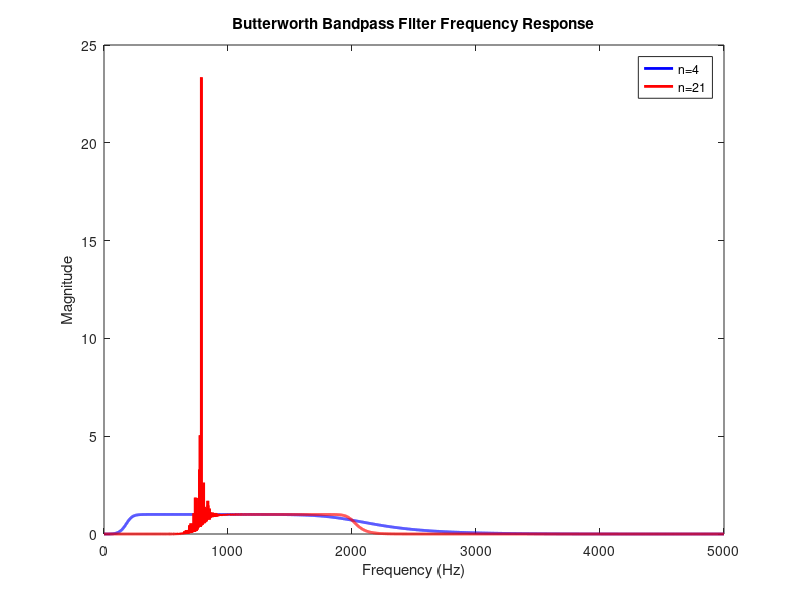
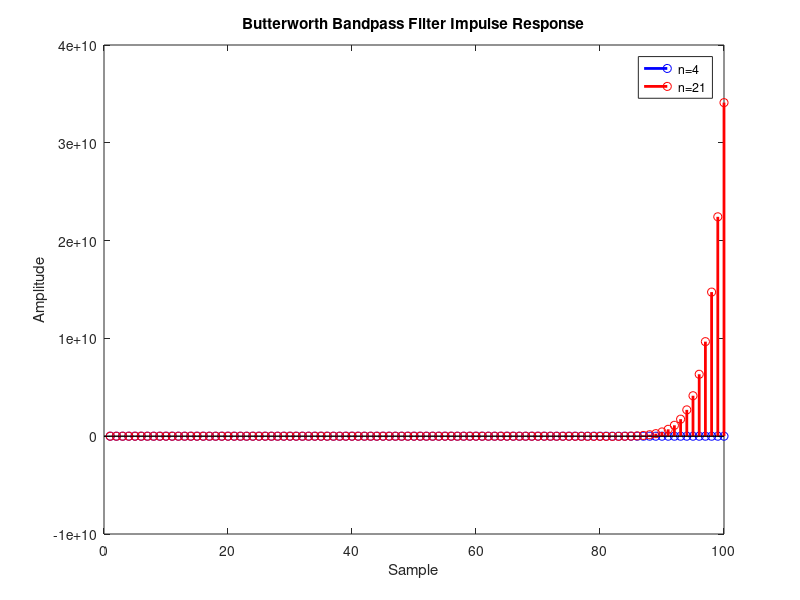

These charts were generated, in order, by the following MATLAB code:
pkg load signal;
% Sampling frequency
Fs = 10000;

% Bandpass frequencies
fc1 = 200;
fc2 = 2000;

% Butterworth filter order
n1 = 4;
n2 = 21;

% Design Butterworth filters
[b1, a1] = butter(n1, [fc1/(Fs/2), fc2/(Fs/2)], 'bandpass');
[b2, a2] = butter(n2, [fc1/(Fs/2), fc2/(Fs/2)], 'bandpass');

% Plot frequency responses
freq = linspace(0, Fs/2, 10000);
H1 = freqz(b1, a1, freq, Fs);
H2 = freqz(b2, a2, freq, Fs);

figure();
plot(freq, abs(H1), 'b', 'LineWidth', 2);
hold on;
plot(freq, abs(H2), 'r', 'LineWidth', 2);
xlabel('Frequency (Hz)');
ylabel('Magnitude');
title('Butterworth Bandpass Filter Frequency Response');
legend('n=4', 'n=21');

% Plot impulse responses
imp1 = impz(b1, a1, 100);
imp2 = impz(b2, a2, 100);

figure();
stem(imp1, 'b', 'LineWidth', 2);
hold on;
stem(imp2, 'r', 'LineWidth', 2);
xlabel('Sample');
ylabel('Amplitude');
title('Butterworth Bandpass Filter Impulse Response');
legend('n=4', 'n=21');



